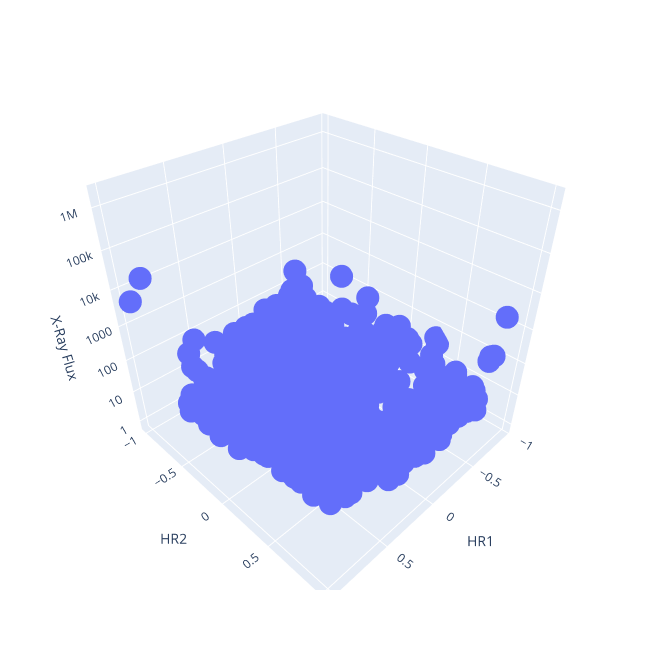

This figure's notebook cell:
### Code cell
# I like go
fig = go.Figure(data=[go.Scatter3d(x=x, y=y, z=z,
                                   mode='markers')])

# 650 by 650 is the recommended max size of a figure for the AAS Journals
# Yes, this is pretty narrow
fig.update_layout(
    autosize=False,
    width=650,
    height=650,
    margin=dict(
        l=50,
        r=50,
        b=60,
        t=60,
        pad=4
    ),
    paper_bgcolor="white",
)

fig.update_layout(scene = dict(
                    xaxis_title='HR1',
                    yaxis_title='HR2',
                    zaxis_title='X-Ray Flux')
                 )

fig.update_layout(scene=dict(zaxis=dict(dtick=1, type='log')))

fig.show()

### Figure 1 — Plotly figure (JSON) as saved in the notebook; plotly's stock layout.template omitted (floating-point values rounded to 4 significant figures; data arrays with more than 128 entries replaced by an {"elided": "..."} marker saying what was removed)
{"data": [{"mode": "markers", "type": "scatter3d", "x": {"elided": "802 float values"}, "y": {"elided": "802 float values"}, "z": {"elided": "802 float values"}}], "layout": {"autosize": false, "height": 650, "margin": {"b": 60, "l": 50, "pad": 4, "r": 50, "t": 60}, "paper_bgcolor": "white", "scene": {"aspectmode": "auto", "aspectratio": {"x": 0.9874, "y": 1.013, "z": 1}, "camera": {"center": {"x": 0, "y": 0, "z": 0}, "eye": {"x": 1.257, "y": 1.257, "z": 1.257}, "projection": {"type": "perspective"}, "up": {"x": 0, "y": 0, "z": 1}}, "xaxis": {"title": {"text": "HR1"}, "type": "linear"}, "yaxis": {"title": {"text": "HR2"}, "type": "linear"}, "zaxis": {"dtick": 1, "title": {"text": "X-Ray Flux"}, "type": "log"}}, "width": 650}}
